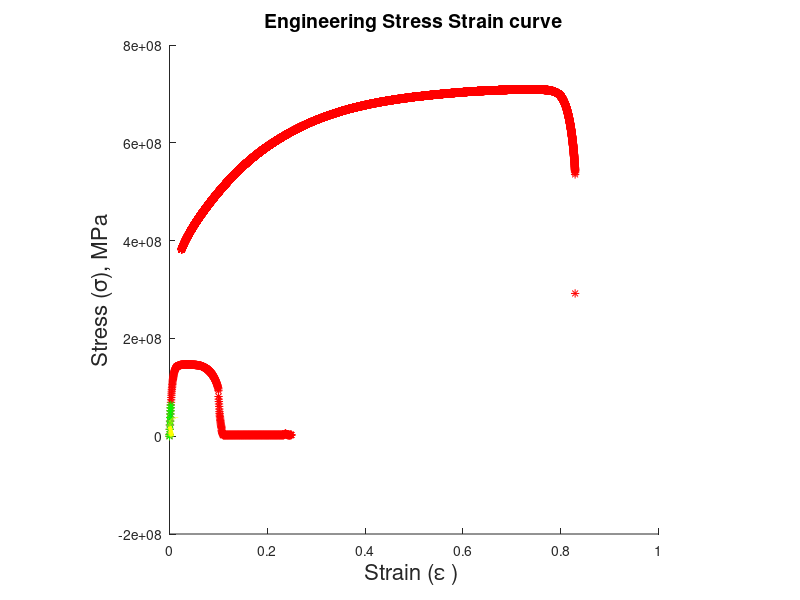

This figure's MATLAB source:
clear all;
clc;

%import the data %

Adverse=importdata('Mohit_aluminim.txt');
 x=Adverse.data(:,2);
 y=Adverse.data(:,1);
 
 x1=Adverse.data(1:10,2);
 y1=Adverse.data(1:10,1);

 
 %using polyfit function for calculating youngs_modulus%
 
 apol=polyfit(x1,y1,1);
 Youngs_Modulus=apol(1);
display(' UNITS IN Gpa for Young_Modulus,UTS,Yield_Strength')
display(Youngs_Modulus)
  y2=apol(1)*x-0.002*apol(1);
 i=1; 
while(y(i)>y2(i))
     i=i+1;
 end;
 x3=linspace(x(i),x(i-1),100000);
 y3=apol(1)*x3-0.002*apol(1);
 slope=(y(i)-y(i-1))/(x(i)-x(i-1));
 y4=slope*x3-slope*x(i)+y(i);
 j=1;
 while(y4(j)<=y3(j))
     j=j+1;
 end;
 Yield_Strength=y4(j);
  display(Yield_Strength)
  UTS=max(y);
  display(UTS)
  k=1;
  while(y(k)<UTS)
      k=k+1;
  end;
  m=1;
  while(y4(j)>=y(m))
      m=m+1;
  end;
   Pl=Adverse.data(m-1:k,2);
   St=Adverse.data(m-1:k,1);
   Plastic_strain=Pl/50;
   Stress=St/18.625;
   
 %calculating true stress and true strain%
   true_strain=log((Plastic_strain)+1);
   true_stress=Stress.*(Plastic_strain+1);
   q=log(true_strain);
   p=log(true_stress);
   t=polyfit(q,p,1);
   K=exp(t(2));
   strain_exponent=(t(1));
   display(K)
   display(strain_exponent)
    hold on;
   x4=0.002:0.0001:0.004;
  y4=apol(1)*x4-0.002*apol(1);
 plot(x,y,'r*');  
 plot(x4,y4,'b:');
 plot(x1,y1,'g*');
 plot(true_strain,true_stress,'y','LineWidth',3);
 axis('square');
 xlabel('Strain (\epsilon ) ','Fontsize',16);
ylabel('Stress (\sigma), MPa', 'Fontsize',16);
title('Engineering Stress Strain curve', 'Fontsize',14);
Ductility=x(length(x));
display(Ductility)
